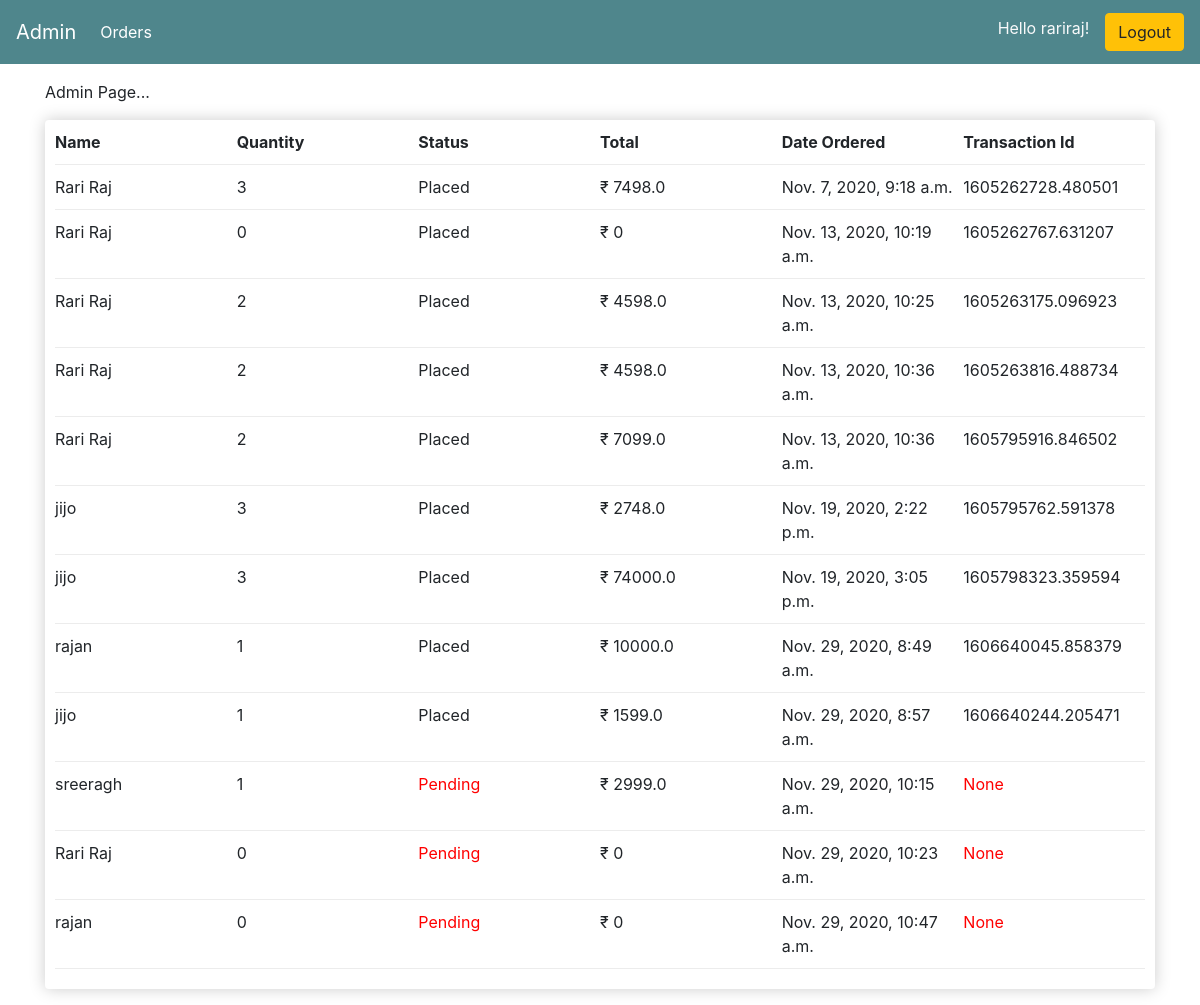
Screenshot of /adminpage (signed in) with the database file from the repository.
### store/models.py (models this page shows, shortened)
class Order(models.Model):
    customer=models.ForeignKey(Customer,on_delete=models.SET_NULL,null=True,blank=True)
    date_ordered=models.DateTimeField(auto_now_add=True)
    complete=models.BooleanField(default=False)
    transaction_id=models.CharField(max_length=100,null=True)
    @property
    def get_cart_total(self):
        orderitems=self.orderitem_set.all()
        total=0
        for item in orderitems:
            total=total+item.get_total
        return total
    @property
    def get_cart_items(self):
        orderitems=self.orderitem_set.all()
        total=sum([item.quantity for item in orderitems])
        return total

class Customer(models.Model):
    user=models.OneToOneField(User,on_delete=models.CASCADE,null=True,blank=True)
    name=models.CharField(max_length=200,null=True)
    email=models.CharField(max_length=200)

class OrderItem(models.Model):
    product=models.ForeignKey(Product,on_delete=models.SET_NULL,null=True)
    order=models.ForeignKey(Order,on_delete=models.SET_NULL,null=True)
    quantity=models.IntegerField(default=0,null=True,blank=True)
    date_added=models.DateTimeField(auto_now_add=True)
    @property
    def get_total(self):
        total=self.quantity * self.product.price
        return total

class Product(models.Model):
    name=models.CharField(max_length=200)
    price=models.FloatField()
    digital=models.BooleanField(default=False,null=True,blank=True)
    image=models.ImageField(null=True,blank=True)

### store/decorators.py (the view)
    def wrapper_func(request,*args,**kwargs):
        group = None
        if request.user.groups.exists():
            group = request.user.groups.all()[0].name
            print(group)
        if group == 'admin':
            return view_func(request,*args,**kwargs)
        elif group == 'customer':
            return redirect('store')

### store/views.py (called while the page is built)
@admin_only
def adminPage(request):
    customers = Customer.objects.all()
    orders = Order.objects.all()
    context={'orders':orders}
    return render(request,'adminpage.html',context)

### templates/adminpage.html (shortened to what this page needs)
{% extends 'base.html'%}
{% load static %}
{% block body %}
<div class="container my-3">
    <p>Admin Page...</p>
<div class="box_element my-3">
    <div class="cart_row">
        <div style="flex:1;"><strong>Name</strong></div>
        <div style="flex:1;"><strong>Quantity</strong></div>
        <div style="flex:1;" ><strong>Status</strong></div>
        <div style="flex:1;"><strong>Total</strong></div>
        <div style="flex:1;"><strong>Date Ordered</strong></div>
        <div style="flex:1;"><strong>Transaction Id</strong></div>
    </div>
    {% for order in orders %}
        {% if order.complete %}
            <div class="cart_row">
                <div style="flex:1;">{{order.customer.name}}</div>
                <div style="flex:1;"> {{order.get_cart_items}}</div>
                <div style="flex:1;" >Placed</div>
                <div style="flex:1;">&#8377; {{order.get_cart_total}}</div>
                <div style="flex:1;">{{order.date_ordered}}</div>
                <div style="flex:1;">{{order.transaction_id}}</div>
            </div>
        {% else %}
        <div class="cart_row">
            <div style="flex:1;">{{order.customer.name}}</div>
            <div style="flex:1;"> {{order.get_cart_items}}</div>
            <div style="flex:1;" ><p style="color: red;">Pending</p></div>
            <div style="flex:1;">&#8377; {{order.get_cart_total}}</div>
            <div style="flex:1;">{{order.date_ordered}}</div>
            <div style="flex:1;"><p style="color: red;">{{order.transaction_id}}</p></div>
        </div>
        {% endif %}
    {% endfor %}
</div>
</div>
{% endblock body %}

### templates/base.html (shortened to what this page needs)
<!doctype html>
{% load static %}
<html lang="en">
  <head>
    <link rel="stylesheet" href="https://maxcdn.bootstrapcdn.com/bootstrap/4.0.0/css/bootstrap.min.css">
    <link rel="stylesheet" href="{% static 'css/store.css' %}" type="text/css">
  </head>
  <body>
    {% if request.user.is_staff %}
    <nav class="navbar navbar-expand-lg navbar-dark bg-dark">
      <a class="navbar-brand" href="{% url 'adminpage' %}">Admin</a>
      <div class="collapse navbar-collapse" id="navbarSupportedContent">
        <ul class="navbar-nav mr-auto">
          <li class="nav-item active">
            <a class="nav-link" href="{% url 'adminpage' %}">Orders <span class="sr-only">(current)</span></a>
          </li>
        </ul>
        <div class="form-inline my-2 my-lg-0">
          {% if request.user.is_active %}
           <p class="text-light pr-3 mt-2">Hello {{request.user}}!</p>
           <a href="{% url 'logoutUser' %}" class="btn btn-warning">Logout</a>
          {% else %}
          <a href="{% url 'loginUser' %}" class="btn btn-warning">Login</a>
          {% endif%}
      </div>
  </div>
    </nav>
    {% endif %}
      {% block body %}
      {% endblock body %}
  </body>
</html>

### static/css/store.css (style rules this page uses)
.box_element { background-color:#fff; border-radius: 4px; padding: 10px; box-shadow: hsl(0, 0%, 80%)0 0 16px; }
.bg-dark { background-color: #4f868c!important; }
.cart_row { display: flex; align-items: flex-stretch; padding-bottom: 10px; margin-bottom: 10px; border-bottom: 1px solid #ececec; }

### rows the page displays
Order: customer.name "Rari Raj", get_cart_items "3", get_cart_total "7498.0", date_ordered "Nov. 7, 2020, 9:18 a.m.", transaction_id "1605262728.480501"
Order: customer.name "Rari Raj", get_cart_items "0", get_cart_total "0", date_ordered "Nov. 13, 2020, 10:19 a.m.", transaction_id "1605262767.631207"
Order: customer.name "Rari Raj", get_cart_items "2", get_cart_total "4598.0", date_ordered "Nov. 13, 2020, 10:25 a.m.", transaction_id "1605263175.096923"
Order: customer.name "Rari Raj", get_cart_items "2", get_cart_total "4598.0", date_ordered "Nov. 13, 2020, 10:36 a.m.", transaction_id "1605263816.488734"
Order: customer.name "Rari Raj", get_cart_items "2", get_cart_total "7099.0", date_ordered "Nov. 13, 2020, 10:36 a.m.", transaction_id "1605795916.846502"
Order: customer.name "jijo", get_cart_items "3", get_cart_total "2748.0", date_ordered "Nov. 19, 2020, 2:22 p.m.", transaction_id "1605795762.591378"
Order: customer.name "jijo", get_cart_items "3", get_cart_total "74000.0", date_ordered "Nov. 19, 2020, 3:05 p.m.", transaction_id "1605798323.359594"
Order: customer.name "rajan", get_cart_items "1", get_cart_total "10000.0", date_ordered "Nov. 29, 2020, 8:49 a.m.", transaction_id "1606640045.858379"
Order: customer.name "jijo", get_cart_items "1", get_cart_total "1599.0", date_ordered "Nov. 29, 2020, 8:57 a.m.", transaction_id "1606640244.205471"
Order: customer.name "sreeragh", get_cart_items "1", get_cart_total "2999.0", date_ordered "Nov. 29, 2020, 10:15 a.m.", transaction_id "None"
Order: customer.name "Rari Raj", get_cart_items "0", get_cart_total "0", date_ordered "Nov. 29, 2020, 10:23 a.m.", transaction_id "None"
Order: customer.name "rajan", get_cart_items "0", get_cart_total "0", date_ordered "Nov. 29, 2020, 10:47 a.m.", transaction_id "None"

### other values shown
{{ request.user }} "rariraj"
